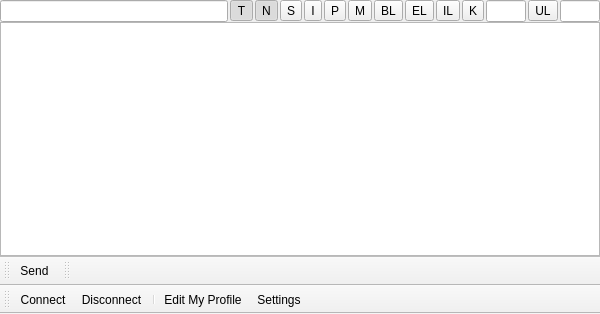
<?xml version="1.0" encoding="UTF-8"?>
<ui version="4.0">
 <class>WidgetChatCenter</class>
 <widget class="QMainWindow" name="WidgetChatCenter">
  <property name="geometry">
   <rect>
    <x>0</x>
    <y>0</y>
    <width>600</width>
    <height>314</height>
   </rect>
  </property>
  <property name="windowTitle">
   <string>ChetCenter</string>
  </property>
  <widget class="QWidget" name="centralwidget">
   <layout class="QVBoxLayout" name="verticalLayout">
    <property name="spacing">
     <number>0</number>
    </property>
    <property name="margin">
     <number>0</number>
    </property>
    <item>
     <layout class="QGridLayout" name="gridLayout">
      <property name="horizontalSpacing">
       <number>2</number>
      </property>
      <item row="0" column="0">
       <widget class="QLineEdit" name="lineEdit"/>
      </item>
      <item row="0" column="1">
       <widget class="QToolButton" name="toolButtonTopicProtection">
        <property name="toolTip">
         <string>Topic Protection</string>
        </property>
        <property name="text">
         <string>T</string>
        </property>
        <property name="checkable">
         <bool>true</bool>
        </property>
        <property name="checked">
         <bool>true</bool>
        </property>
       </widget>
      </item>
      <item row="0" column="2">
       <widget class="QToolButton" name="toolButtonNoOutsideMessages">
        <property name="toolTip">
         <string>No Outside Messages</string>
        </property>
        <property name="text">
         <string>N</string>
        </property>
        <property name="checkable">
         <bool>true</bool>
        </property>
        <property name="checked">
         <bool>true</bool>
        </property>
       </widget>
      </item>
      <item row="0" column="3">
       <widget class="QToolButton" name="toolButtonSecret">
        <property name="toolTip">
         <string>Secret</string>
        </property>
        <property name="text">
         <string>S</string>
        </property>
        <property name="checkable">
         <bool>true</bool>
        </property>
       </widget>
      </item>
      <item row="0" column="4">
       <widget class="QToolButton" name="toolButtonInviteOnly">
        <property name="toolTip">
         <string>Invite Only</string>
        </property>
        <property name="text">
         <string>I</string>
        </property>
        <property name="checkable">
         <bool>true</bool>
        </property>
       </widget>
      </item>
      <item row="0" column="5">
       <widget class="QToolButton" name="toolButtonPrivate">
        <property name="toolTip">
         <string>Private</string>
        </property>
        <property name="text">
         <string>P</string>
        </property>
        <property name="checkable">
         <bool>true</bool>
        </property>
       </widget>
      </item>
      <item row="0" column="6">
       <widget class="QToolButton" name="toolButtonModerated">
        <property name="toolTip">
         <string>Moderated</string>
        </property>
        <property name="text">
         <string>M</string>
        </property>
        <property name="checkable">
         <bool>true</bool>
        </property>
       </widget>
      </item>
      <item row="0" column="7">
       <widget class="QToolButton" name="toolButtonBanList">
        <property name="toolTip">
         <string>Ban List</string>
        </property>
        <property name="text">
         <string>BL</string>
        </property>
       </widget>
      </item>
      <item row="0" column="10">
       <widget class="QToolButton" name="toolButtonKeyword">
        <property name="toolTip">
         <string>Keyword</string>
        </property>
        <property name="text">
         <string>K</string>
        </property>
        <property name="checkable">
         <bool>true</bool>
        </property>
       </widget>
      </item>
      <item row="0" column="11">
       <widget class="QLineEdit" name="lineEditKeyword">
        <property name="maximumSize">
         <size>
          <width>40</width>
          <height>16777215</height>
         </size>
        </property>
       </widget>
      </item>
      <item row="0" column="13">
       <widget class="QLineEdit" name="lineEditUserLimit">
        <property name="maximumSize">
         <size>
          <width>40</width>
          <height>16777215</height>
         </size>
        </property>
       </widget>
      </item>
      <item row="0" column="12">
       <widget class="QToolButton" name="toolButtonUserLimit">
        <property name="toolTip">
         <string>User Limit</string>
        </property>
        <property name="text">
         <string>UL</string>
        </property>
        <property name="checkable">
         <bool>true</bool>
        </property>
       </widget>
      </item>
      <item row="0" column="8">
       <widget class="QToolButton" name="toolButtonExceptList">
        <property name="toolTip">
         <string>Except list</string>
        </property>
        <property name="text">
         <string>EL</string>
        </property>
       </widget>
      </item>
      <item row="0" column="9">
       <widget class="QToolButton" name="toolButtonInviteList">
        <property name="toolTip">
         <string>Invite List</string>
        </property>
        <property name="text">
         <string>IL</string>
        </property>
       </widget>
      </item>
     </layout>
    </item>
    <item>
     <widget class="QTextBrowser" name="textBrowserChat"/>
    </item>
   </layout>
  </widget>
  <widget class="QToolBar" name="toolBarChatControls">
   <property name="contextMenuPolicy">
    <enum>Qt::PreventContextMenu</enum>
   </property>
   <property name="windowTitle">
    <string>toolBar</string>
   </property>
   <property name="iconSize">
    <size>
     <width>16</width>
     <height>16</height>
    </size>
   </property>
   <property name="toolButtonStyle">
    <enum>Qt::ToolButtonTextBesideIcon</enum>
   </property>
   <property name="floatable">
    <bool>false</bool>
   </property>
   <attribute name="toolBarArea">
    <enum>BottomToolBarArea</enum>
   </attribute>
   <attribute name="toolBarBreak">
    <bool>false</bool>
   </attribute>
   <addaction name="actionConnect"/>
   <addaction name="actionDisconnect"/>
   <addaction name="separator"/>
   <addaction name="actionEditMyProfile"/>
   <addaction name="actionChatSettings"/>
  </widget>
  <widget class="QToolBar" name="toolBarChatMessage">
   <property name="contextMenuPolicy">
    <enum>Qt::PreventContextMenu</enum>
   </property>
   <property name="windowTitle">
    <string>toolBar_2</string>
   </property>
   <property name="iconSize">
    <size>
     <width>16</width>
     <height>16</height>
    </size>
   </property>
   <property name="floatable">
    <bool>false</bool>
   </property>
   <attribute name="toolBarArea">
    <enum>BottomToolBarArea</enum>
   </attribute>
   <attribute name="toolBarBreak">
    <bool>true</bool>
   </attribute>
   <addaction name="actionSend"/>
  </widget>
  <widget class="QToolBar" name="toolBarOperator">
   <property name="contextMenuPolicy">
    <enum>Qt::PreventContextMenu</enum>
   </property>
   <property name="windowTitle">
    <string>toolBar_3</string>
   </property>
   <property name="iconSize">
    <size>
     <width>16</width>
     <height>16</height>
    </size>
   </property>
   <property name="floatable">
    <bool>false</bool>
   </property>
   <attribute name="toolBarArea">
    <enum>BottomToolBarArea</enum>
   </attribute>
   <attribute name="toolBarBreak">
    <bool>false</bool>
   </attribute>
  </widget>
  <action name="actionConnect">
   <property name="icon">
    <iconset resource="../Resource.qrc">
     <normaloff>:/Resource/Network/Connect.png</normaloff>:/Resource/Network/Connect.png</iconset>
   </property>
   <property name="text">
    <string>Connect</string>
   </property>
  </action>
  <action name="actionDisconnect">
   <property name="icon">
    <iconset resource="../Resource.qrc">
     <normaloff>:/Resource/Network/Disconnect.png</normaloff>:/Resource/Network/Disconnect.png</iconset>
   </property>
   <property name="text">
    <string>Disconnect</string>
   </property>
  </action>
  <action name="actionEditMyProfile">
   <property name="icon">
    <iconset resource="../Resource.qrc">
     <normaloff>:/Resource/Chat/Chat.png</normaloff>:/Resource/Chat/Chat.png</iconset>
   </property>
   <property name="text">
    <string>Edit My Profile</string>
   </property>
  </action>
  <action name="actionChatSettings">
   <property name="icon">
    <iconset resource="../Resource.qrc">
     <normaloff>:/Resource/Generic/Settings.png</normaloff>:/Resource/Generic/Settings.png</iconset>
   </property>
   <property name="text">
    <string>Settings</string>
   </property>
   <property name="toolTip">
    <string>Settings</string>
   </property>
  </action>
  <action name="actionSend">
   <property name="icon">
    <iconset resource="../Resource.qrc">
     <normaloff>:/Resource/Chat/Send.png</normaloff>:/Resource/Chat/Send.png</iconset>
   </property>
   <property name="text">
    <string>Send</string>
   </property>
  </action>
 </widget>
 <resources>
  <include location="../Resource.qrc"/>
 </resources>
 <connections/>
</ui>
